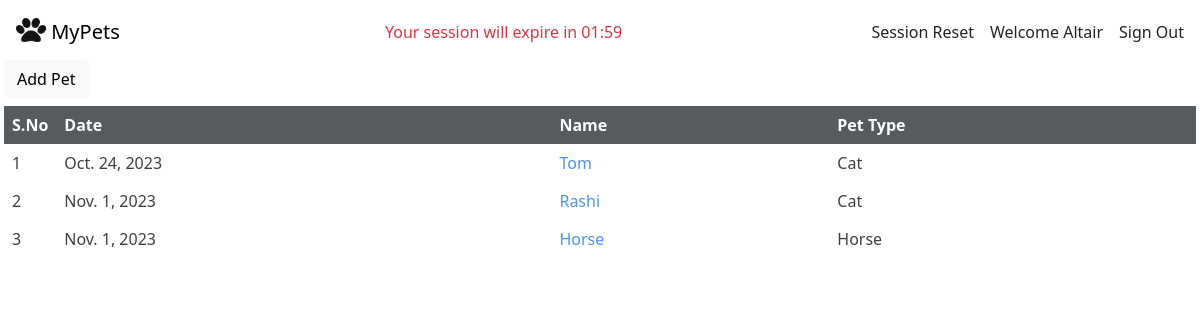
/pets/pet_list_route/9 (signed in), run on the app's committed database.
### pets_app/models.py (models this page shows, shortened)
class PetInformation(Model):
    class PetType(models.TextChoices):
        CAT = "Cat", "Cat"
        DOG = "Dog", "Dog"
        HORSE = "Horse", "Horse"
        RABBIT = "Rabbit", "Rabbit"
        PIGEON = "Pigeon", "Pigeon"
    class PetGender(models.TextChoices):
        Male = "M", "Male"
        Femail = "F", "Female"
        Unknown = "Unknown","Unknown"
    class Breed(models.TextChoices):
        German_Shephard = "German_Shephard", "German_Shephard"
        Labrador = "Labrador", "Labrador"
        Indie = "Indie", "Indie"
        Persian = "Persian", "Persian"
    date = models.DateField(auto_created=True, auto_now_add=True)
    name = models.CharField(max_length=30)
    age = models.PositiveSmallIntegerField()
    pet_type = models.CharField(max_length=10, choices=PetType.choices, default=PetType.CAT)
    weight = models.DecimalField(max_digits=5, decimal_places=2)
    breed = models.CharField(max_length=20, choices=Breed.choices, default=Breed.Indie)
    gender = models.CharField(max_length=7, choices=PetGender.choices, default=PetGender.Male)
    image = models.ImageField(upload_to='images/', blank=True)
    owner = models.ForeignKey(to=OwnerModel, on_delete=models.CASCADE, null=True, blank=True)
    created_by = models.CharField(max_length=30, blank=True, null=True)
    updated_by = models.CharField(max_length=30, blank=True, null=True)

### pets_app/views.py (the view)
class PetListView(SomeLoginRequiredMixin, SomePermissionRequiredMixin, ListView):
    model = PetInformation
    permission_required = 'pets_app.view_petinformation'
    def get(self, request, number, *args, **kwargs):
        set_expir(req=request)
        pets = PetInformation.objects.all().filter(owner_id=number)
        s_no = []
        for item in range(len(pets)):
            s_no.append(item+1)
        try:
            queryset = pets.filter(owner_id=number)
        except PetInformation.DoesNotExist:
            queryset = pets
        return render(request=request, template_name='pets_app/petinformation_list.html', context={'object_list':queryset, 's_no':s_no, 'number':number})

### pets_app/mixins.py (called while the page is built, shortened)
    def dispatch(self, request, *args, **kwargs):
        if not request.user.is_authenticated:
            return self.handle_no_permission()
        else:
            return super().dispatch(request, *args, **kwargs)

    def get_permission_required(self):
        if isinstance(self.permission_required, str):
            perms = (self.permission_required,)
        else:
            perms = self.permission_required
        return perms

    def has_permission(self):
        perms = self.get_permission_required()
        return self.request.user.has_perms(perms)

    def dispatch(self, request, *args, **kwargs):
        return super().dispatch(request, *args, **kwargs)

### pets_app/views.py (called while the page is built)
def set_expir(req, timer=SESSION_COOKIE_AGE):
    print(req.session.session_key)
    if req.user.is_authenticated:
        req.session.set_expiry(timer)
    print(req.session.get_expiry_age())

### pets_app/templates/pets_app/petinformation_list.html
{% extends 'pets.html' %}
{% block 'content' %}
    {% if perms.pets_app.add_petinformation %}
        <div class="mb-2">
            <a class="text-decoration-none" href="{% url 'pets_app_name:pet_create_name' number %}"><button type="button" class="btn btn-light">Add Pet</button></a>
        </div>
    {% endif %}
    {% if object_list %}
    <div class="d-flex">
        <div class="d-flex">
            <table class="table table-hover table-borderless opacity-75">
                <thead class="table-dark">
                    <th>S.No</th>
                </thead>
                {% if object_list %}
                    {% for num in s_no %}
                    <tr>
                        <td>{{num}}</td>
                    </tr>
                    {% endfor %}
                {% endif %}
            </table>
        </div>
        <div class="d-flex flex-fill">
            <table class="table table-hover table-borderless opacity-75">
                <thead class="table-dark">
                    <th>Date</th><th>Name</th><th>Pet Type</th>
                </thead>
                {% for pet in object_list %}
                <tr>
                    <td>{{pet.date}}</td>
                    <td><a class="text-decoration-none" href="{% url 'pets_app_name:pet_detail_name' pet.id %}">{{pet.name | capfirst}}</a></td>
                    <td>{{pet.pet_type}}</td>
                </tr>
                {% endfor %}
            </table>
        </div>
    </div>
    {% endif %}
{% endblock %}

### templates/pets.html (shortened to what this page needs)
{% load static %}
<html lang="en">
<head>
    <link href="https://cdn.jsdelivr.net/npm/bootstrap@5.3.1/dist/css/bootstrap.min.css" rel="stylesheet">
    <link rel="stylesheet" href="{% static 'css/main.css' %}">
    <nav class="navbar">
        <div class="container-fluid">
          <a class="navbar-brand" href="{% url 'pets_app_name:pets_name' %}">
            <img src="{% static 'images/paw.jpg' %}" alt="paws.img" width="30" height="24" class="d-inline-flex align-text-top">
            MyPets
          </a>
          <div class="d-flex column-gap-3">
            {% if request.user.is_authenticated %}
              <a class="nav-link " href="{{request.path}}">Session Reset</a>
              <div>
                Welcome {{request.user | capfirst }}
              </div>
              <a class="nav-link " href="{% url 'pets_app_name:user_login_name' %}">Sign Out</a>
            {% else  %}
              <a class="nav-link" href="{% url 'pets_app_name:user_login_name' %}">Sign In</a>
              <a class="nav-link" href="{% url 'pets_app_name:user_create_name' %}">Sign Up</a>
            {% endif%}
          </div>
        </div>
    </nav>
</head>
<body class="m-1">
    {% block 'content' %}
    {% endblock %}
</body>
</html>

### static/css/pallet.css (style rules this page uses)
:root { --pet_red: #dc3545; --pet_red_light: #e44051; --pet_green: #198754; --pet_teal: #20c997; --pet_grey: #adb5bd; }

### data on the page
PetInformation: date "Oct. 24, 2023", name "Tom", pet_type "Cat"
PetInformation: date "Nov. 1, 2023", name "Rashi", pet_type "Cat"
PetInformation: date "Nov. 1, 2023", name "Horse", pet_type "Horse"

### other printed values
{{ request.user | capfirst }} "Altair"
{{ num }} "1" "2" "3"
